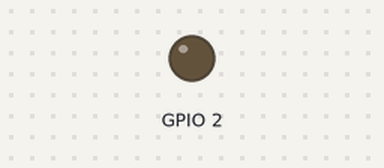
Recording of a sketch running on a simulated ESP8266 (NodeMCU). Shown: output pins drawn as LEDs (lit = HIGH). Dashed ring = blinking. WiFi joins after 1.5 s; servers stay silent unless stated; what the sketch prints to the serial monitor is not drawn.

Above: at 2.2 s.
At 4.45 s:
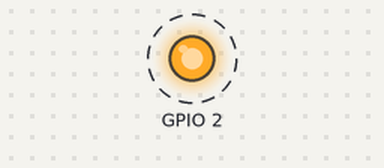
Timing chart, 0 to 5.0 s (numbered marks = the images above):
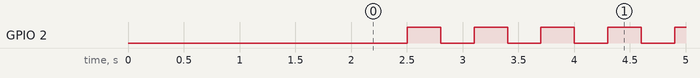

Measured:
- by itself, GPIO 2: alternates HIGH for 0.30 s and LOW for 0.30 s

The sketch:

esp01s_sta.ino
```cpp
#include <ESP8266WiFi.h>

const char* ssid     = "shan_ku_pao_lu";
const char* password = "12345678";

void setup() {
  Serial.begin(115200);

  WiFi.begin(ssid, password);
  int i = 0;
  while (WiFi.status() != WL_CONNECTED) {
    delay(1000);
    Serial.print(i++); Serial.print(' ');
  }
  pinMode(2, OUTPUT);
}
char msg[1024] = {'\0'};
const char* host = "192.168.4.22";
const int port = 80;
void loop()
{
  WiFiClient tcpclient;
  while (!tcpclient.connect(host, port))
  {
    Serial.println("connection failed");        // 如果连接失败，则打印连接失败信息，并返回
    delay(500);
  }
  while(1)
  {
    digitalWrite(2, LOW);
    delay(300);
    digitalWrite(2, HIGH);
    delay(300);
  }
}
```
